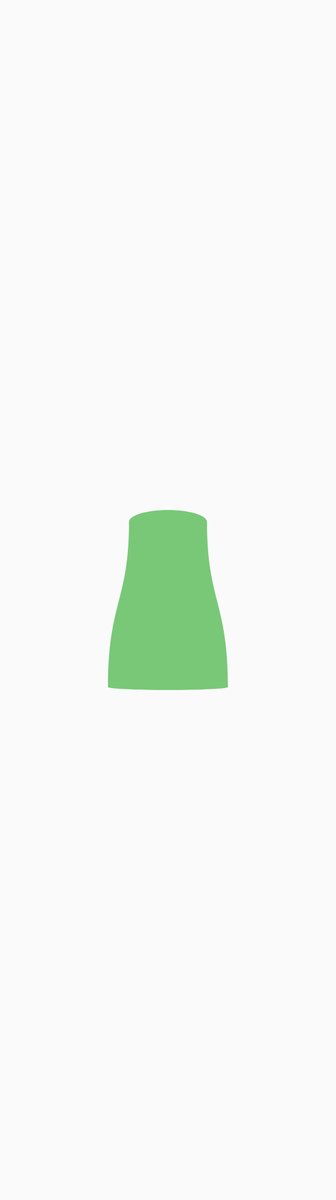
Frame 1 (no input)
Frame 2 (the mouse pressed at the canvas centre, redrawn once): identical to frame 1, image omitted

The p5.js sketch that drew this single still picture (run headless with seeded random() and noise() and a simulated clock; the mouse was pressed at the canvas centre and the sketch redrawn once):

// p5.js sketch
// ── sketch.js
function setup() {
  createCanvas(560, 2000);
  noLoop();
}

function draw() {
  background(250);

  // 上小下大；上下用“椭圆弧”；侧边全程外凸（bulge 控制外鼓）
  frustumConvexFit({
    topW: 130,        // 上底宽
    bottomW: 200,     // 下底宽（≈ 2.46x）
    h: 300,           // 总高
    ryTop: 20,        // 顶部椭圆弧的竖向半径（越小越扁、越钝）
    ryBottom: 5,    // 底部椭圆弧的竖向半径
    bulge: 0.22,      // 侧边外鼓程度 0~0.40
    col: color(120, 200, 120)
  });
}

/* —— 自动适配画布（保证完整可见）—— */
function frustumConvexFit(opts) {
  var pad = 40;
  var cx = width / 2;
  var top = pad, bottom = height - pad;
  var maxH = bottom - top;

  var H = (opts && typeof opts.h === 'number') ? opts.h : 600;
  var scale = Math.min(1, maxH / H);

  var params = {
    h: H * scale,
    topW: ((opts && opts.topW) || 120) * scale,
    bottomW: ((opts && opts.bottomW) || 280) * scale,
    // 注意：这里传的是 ryTop / ryBottom
    ryTop: ((opts && opts.ryTop) || ((opts && opts.topW) ? opts.topW : 120) * 0.45) * scale,
    ryBottom: ((opts && opts.ryBottom) || ((opts && opts.bottomW) ? opts.bottomW : 280) * 0.45) * scale,
    bulge: (opts && typeof opts.bulge === 'number') ? constrain(opts.bulge, 0.08, 0.40) : 0.18,
    col: (opts && opts.col) || color(120, 200, 120)
  };

  var cy = (top + bottom) / 2;
  frustumConvex(cx, cy, params);
}

/* —— 椭圆弧顶 + 椭圆弧底 + 侧边单段三次（全程外凸、左右对称）—— */
function frustumConvex(cx, cy, o) {
  var h = o.h;
  var topW = o.topW;
  var bottomW = o.bottomW;
  var ryTop = o.ryTop;       // 椭圆弧竖向半径（顶部）
  var ryBottom = o.ryBottom; // 椭圆弧竖向半径（底部）
  var bulge = o.bulge;
  var col = o.col;

  var topY = cy - h / 2, botY = cy + h / 2;
  var halfT = topW / 2, halfB = bottomW / 2;

  // 椭圆弧圆心（使顶点/底点恰好落在 topY / botY）
  var topC = topY + ryTop;
  var botC = botY - ryBottom;

  var K = 0.5522847498; // 贝塞尔近似系数

  // 与上下弧的切点
  var LT = [-halfT, topC], RT = [halfT, topC];
  var LB = [-halfB, botC], RB = [halfB, botC];

  // 侧边单段三次（两端竖直相切 → 全程外凸）
  var len = (botC - topC);
  var k1 = len * (0.44 + bulge * 0.18);
  var k2 = len * (0.46 + bulge * 0.25);

  var X = function (x) { return cx + x; };

  noStroke();
  fill(col);

  beginShape();
  // 顶部：半个椭圆（左→右）
  vertex(X(LT[0]), LT[1]);
  // 左 1/4 椭圆：L -> 顶点
  bezierVertex(X(-halfT), topC - K * ryTop,
               X(-K * halfT), topC - ryTop,
               X(0), topC - ryTop);
  // 右 1/4 椭圆：顶点 -> R
  bezierVertex(X(K * halfT), topC - ryTop,
               X(halfT), topC - K * ryTop,
               X(RT[0]), RT[1]);

  // 右侧：单段三次（外凸，竖直相切）
  bezierVertex(X(halfT), topC + k1,
               X(halfB), botC - k2,
               X(RB[0]), RB[1]);

  // 底部：半个椭圆（右→左）
  // 右 1/4 椭圆：R -> 底点
  bezierVertex(X(halfB), botC + K * ryBottom,
               X(K * halfB), botC + ryBottom,
               X(0), botC + ryBottom);
  // 左 1/4 椭圆：底点 -> L
  bezierVertex(X(-K * halfB), botC + ryBottom,
               X(-halfB), botC + K * ryBottom,
               X(LB[0]), LB[1]);

  // 左侧（镜像）
  bezierVertex(X(-halfB), botC - k2,
               X(-halfT), topC + k1,
               X(LT[0]), LT[1]);
  endShape(CLOSE);
}
